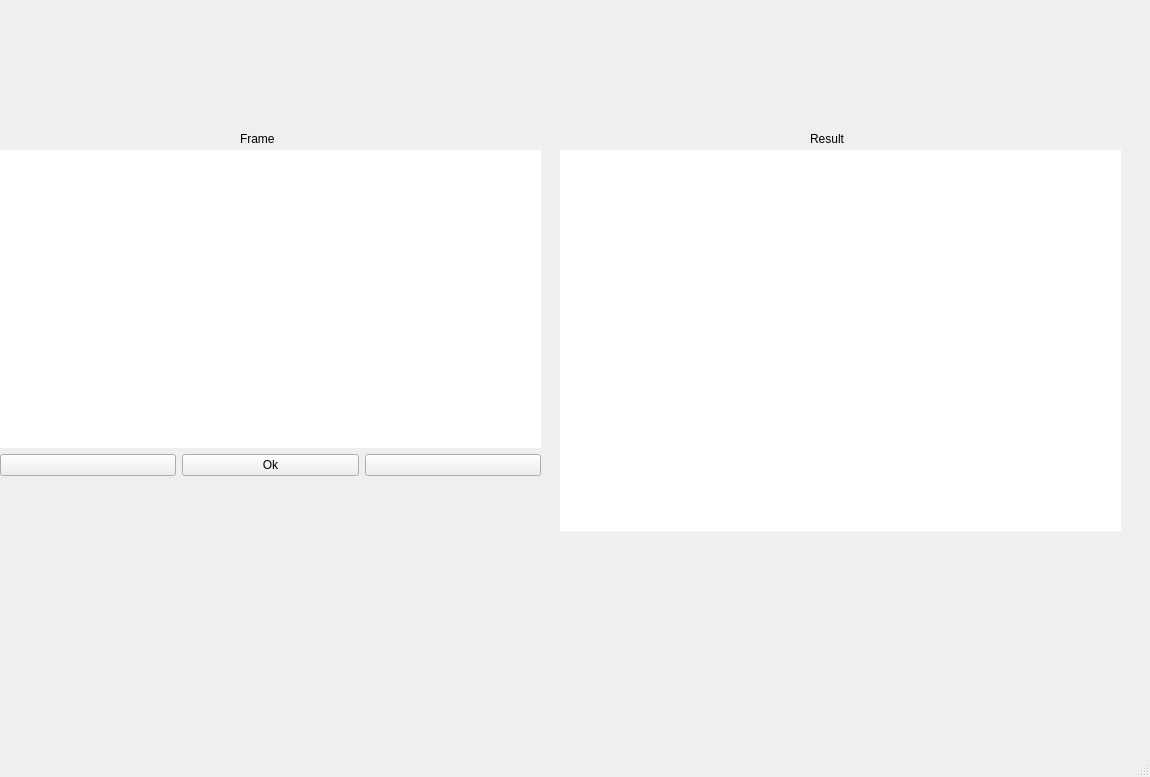
<?xml version="1.0" encoding="UTF-8"?>
<ui version="4.0">
 <class>MainWindow</class>
 <widget class="QMainWindow" name="MainWindow">
  <property name="geometry">
   <rect>
    <x>0</x>
    <y>0</y>
    <width>1150</width>
    <height>777</height>
   </rect>
  </property>
  <property name="windowTitle">
   <string>Find Closest Neighbors</string>
  </property>
  <widget class="QWidget" name="centralwidget">
   <widget class="QWidget" name="outputWidget" native="true">
    <property name="geometry">
     <rect>
      <x>560</x>
      <y>150</y>
      <width>561</width>
      <height>381</height>
     </rect>
    </property>
    <property name="styleSheet">
     <string notr="true">background-color: rgb(255, 255, 255);</string>
    </property>
   </widget>
   <widget class="QLabel" name="label">
    <property name="geometry">
     <rect>
      <x>240</x>
      <y>130</y>
      <width>70</width>
      <height>18</height>
     </rect>
    </property>
    <property name="text">
     <string>Frame</string>
    </property>
   </widget>
   <widget class="QLabel" name="label_2">
    <property name="geometry">
     <rect>
      <x>810</x>
      <y>130</y>
      <width>70</width>
      <height>18</height>
     </rect>
    </property>
    <property name="text">
     <string>Result</string>
    </property>
   </widget>
   <widget class="QWidget" name="">
    <property name="geometry">
     <rect>
      <x>0</x>
      <y>150</y>
      <width>541</width>
      <height>601</height>
     </rect>
    </property>
    <layout class="QVBoxLayout" name="verticalLayout">
     <item>
      <widget class="QWidget" name="showFramesWidget" native="true">
       <property name="styleSheet">
        <string notr="true">background-color: rgb(255, 255, 255);</string>
       </property>
      </widget>
     </item>
     <item>
      <layout class="QVBoxLayout" name="verticalLayout_2">
       <item>
        <layout class="QHBoxLayout" name="horizontalLayout">
         <item>
          <widget class="QPushButton" name="GoLeft">
           <property name="text">
            <string/>
           </property>
           <property name="icon">
            <iconset theme="go-previous"/>
           </property>
          </widget>
         </item>
         <item>
          <widget class="QPushButton" name="ChooseImage">
           <property name="text">
            <string>Ok</string>
           </property>
          </widget>
         </item>
         <item>
          <widget class="QPushButton" name="GoRight">
           <property name="text">
            <string/>
           </property>
           <property name="icon">
            <iconset theme="go-next"/>
           </property>
          </widget>
         </item>
        </layout>
       </item>
       <item>
        <spacer name="verticalSpacer">
         <property name="orientation">
          <enum>Qt::Vertical</enum>
         </property>
         <property name="sizeType">
          <enum>QSizePolicy::Ignored</enum>
         </property>
         <property name="sizeHint" stdset="0">
          <size>
           <width>20</width>
           <height>40</height>
          </size>
         </property>
        </spacer>
       </item>
       <item>
        <widget class="QWidget" name="widget" native="true"/>
       </item>
      </layout>
     </item>
    </layout>
   </widget>
   <zorder>verticalLayoutWidget</zorder>
   <zorder>showFramesWidget</zorder>
   <zorder>horizontalLayoutWidget</zorder>
   <zorder>verticalSpacer</zorder>
   <zorder>horizontalLayoutWidget</zorder>
   <zorder>widget</zorder>
   <zorder>showFramesWidget</zorder>
   <zorder>horizontalLayoutWidget</zorder>
   <zorder>outputWidget</zorder>
   <zorder>label</zorder>
   <zorder>label_2</zorder>
  </widget>
  <widget class="QMenuBar" name="menubar">
   <property name="geometry">
    <rect>
     <x>0</x>
     <y>0</y>
     <width>1150</width>
     <height>24</height>
    </rect>
   </property>
  </widget>
  <widget class="QStatusBar" name="statusbar"/>
 </widget>
 <resources/>
 <connections/>
</ui>
